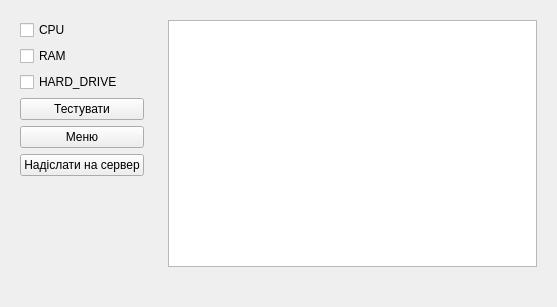
<?xml version="1.0" encoding="UTF-8"?>
<ui version="4.0">
 <class>TestHW</class>
 <widget class="QWidget" name="TestHW">
  <property name="geometry">
   <rect>
    <x>0</x>
    <y>0</y>
    <width>557</width>
    <height>307</height>
   </rect>
  </property>
  <property name="minimumSize">
   <size>
    <width>0</width>
    <height>0</height>
   </size>
  </property>
  <property name="windowTitle">
   <string>Test Hardware</string>
  </property>
  <layout class="QGridLayout" name="gridLayout_2">
   <item row="0" column="0">
    <layout class="QHBoxLayout" name="horizontalLayout">
     <item>
      <widget class="QWidget" name="widget_2" native="true">
       <property name="minimumSize">
        <size>
         <width>0</width>
         <height>0</height>
        </size>
       </property>
       <layout class="QGridLayout" name="gridLayout_4">
        <item row="0" column="0">
         <layout class="QGridLayout" name="gridLayout_3">
          <item row="6" column="0">
           <spacer name="verticalSpacer">
            <property name="orientation">
             <enum>Qt::Vertical</enum>
            </property>
            <property name="sizeHint" stdset="0">
             <size>
              <width>20</width>
              <height>40</height>
             </size>
            </property>
           </spacer>
          </item>
          <item row="0" column="0">
           <widget class="QCheckBox" name="checkCPU">
            <property name="text">
             <string>CPU</string>
            </property>
           </widget>
          </item>
          <item row="3" column="0">
           <widget class="QPushButton" name="buttonStart">
            <property name="text">
             <string>Тестувати</string>
            </property>
           </widget>
          </item>
          <item row="2" column="0">
           <widget class="QCheckBox" name="checkHARD_DRIVE">
            <property name="text">
             <string>HARD_DRIVE</string>
            </property>
           </widget>
          </item>
          <item row="1" column="0">
           <widget class="QCheckBox" name="checkRAM">
            <property name="text">
             <string>RAM</string>
            </property>
           </widget>
          </item>
          <item row="4" column="0">
           <widget class="QPushButton" name="pushButton">
            <property name="text">
             <string>Меню</string>
            </property>
           </widget>
          </item>
          <item row="5" column="0">
           <widget class="QPushButton" name="pushButton_2">
            <property name="text">
             <string>Надіслати на сервер</string>
            </property>
           </widget>
          </item>
         </layout>
        </item>
       </layout>
      </widget>
     </item>
     <item>
      <widget class="QWidget" name="widget" native="true">
       <layout class="QGridLayout" name="gridLayout">
        <item row="0" column="0">
         <widget class="QTextEdit" name="textEdit">
          <property name="readOnly">
           <bool>true</bool>
          </property>
         </widget>
        </item>
        <item row="1" column="0">
         <widget class="QLabel" name="labelStatus">
          <property name="text">
           <string/>
          </property>
         </widget>
        </item>
       </layout>
      </widget>
     </item>
    </layout>
   </item>
  </layout>
 </widget>
 <resources/>
 <connections/>
</ui>
